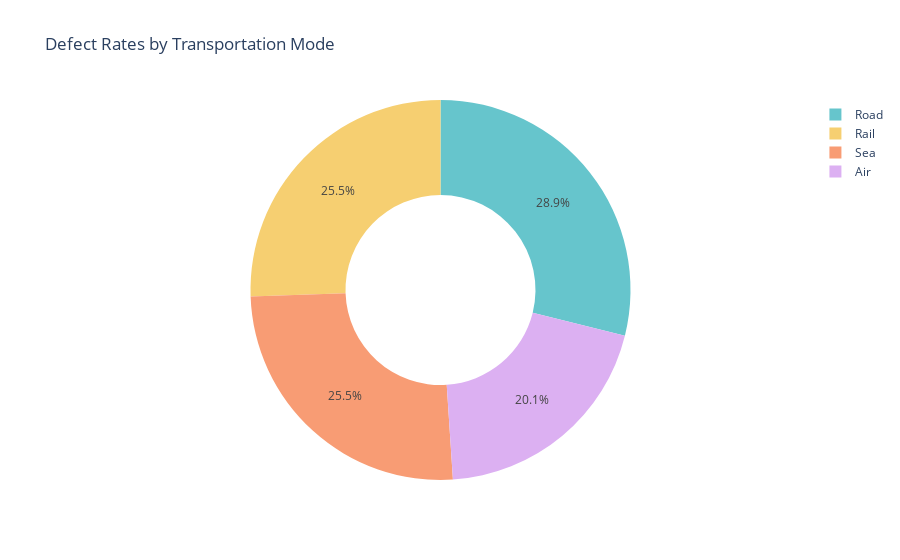

The code cell stored with this chart in its notebook:
### Markdown cell above
So the defect rate of haircare products is higher. Now let’s have a look at the defect rates by mode of transportation

### Code cell
pivot_table = pd.pivot_table(df, values='Defect rates',
                           index=['Transportation modes'],
                           aggfunc='mean')

transportation_chart = px.pie(values=pivot_table['Defect rates'],
                             names=pivot_table.index,
                             title='Defect Rates by Transportation Mode',
                             hole=0.5,
                             color_discrete_sequence=px.colors.qualitative.Pastel)
transportation_chart.show()

### Figure 1 — Plotly figure (JSON) as saved in the notebook; plotly's stock layout.template omitted (floating-point values rounded to 4 significant figures)
{"data": [{"domain": {"x": [0, 1], "y": [0, 1]}, "hole": 0.5, "hovertemplate": "label=%{label}<br>value=%{value}<extra></extra>", "labels": ["Air", "Rail", "Road", "Sea"], "legendgroup": "", "name": "", "showlegend": true, "type": "pie", "values": [1.824, 2.319, 2.621, 2.315]}], "layout": {"legend": {"tracegroupgap": 0}, "piecolorway": ["rgb(102, 197, 204)", "rgb(246, 207, 113)", "rgb(248, 156, 116)", "rgb(220, 176, 242)", "rgb(135, 197, 95)", "rgb(158, 185, 243)", "rgb(254, 136, 177)", "rgb(201, 219, 116)", "rgb(139, 224, 164)", "rgb(180, 151, 231)", "rgb(179, 179, 179)"], "title": {"text": "Defect Rates by Transportation Mode"}}}
